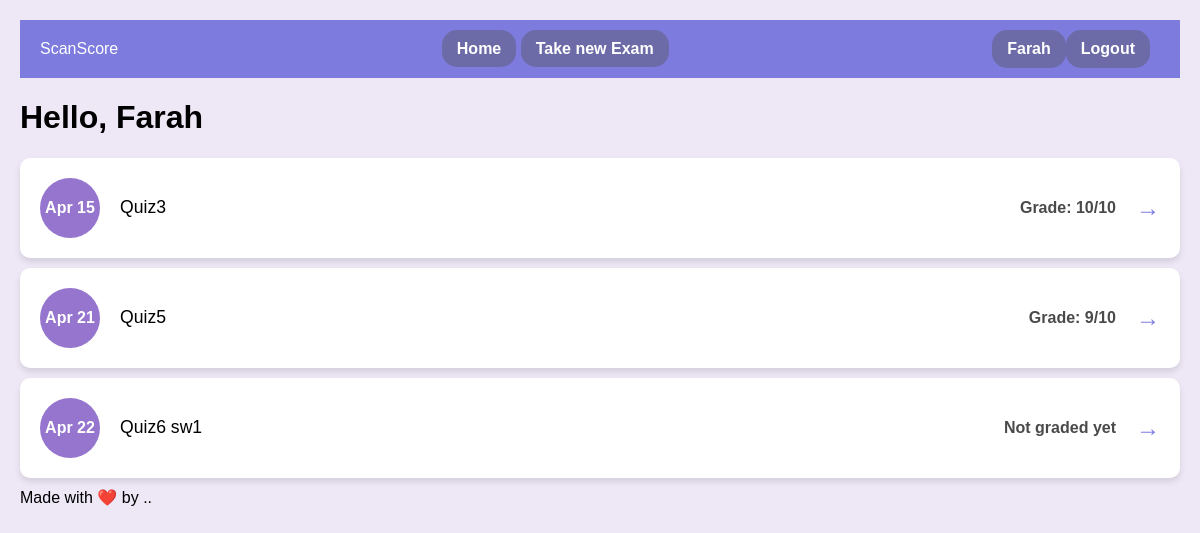
The page /student_dashboard/ (signed in) on the database as committed earlier.
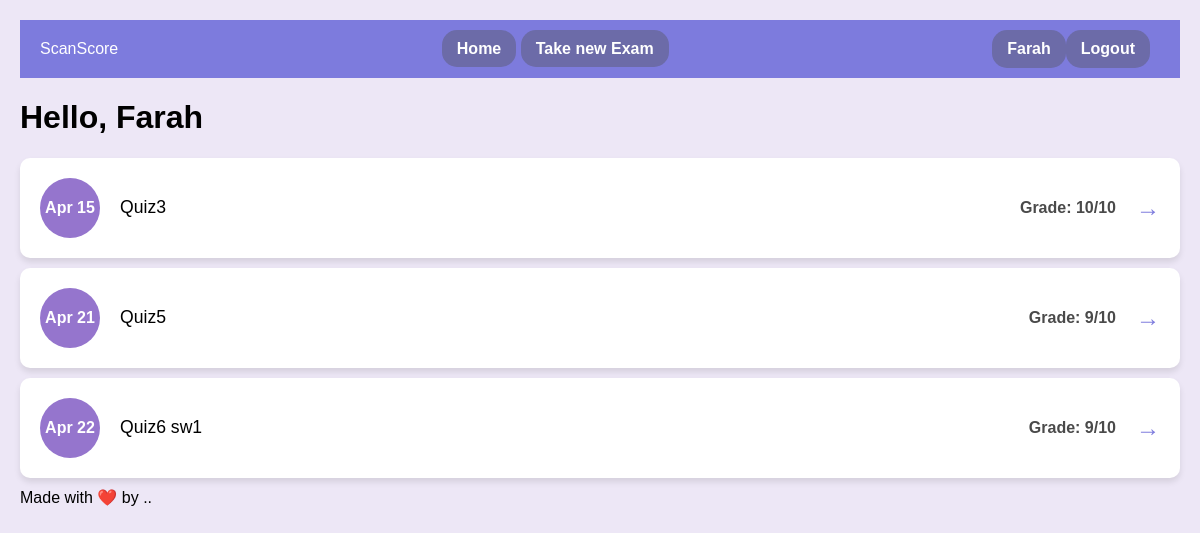
The same page on the database as committed later.
### myapp/models.py (models this page shows)
class ExamSubmission(models.Model):
    exam = models.ForeignKey(Exam, on_delete=models.CASCADE,related_name='submissions') #related name is used to access the submissions of a particular exam
    student = models.ForeignKey(User, on_delete=models.CASCADE,related_name='submissions') #related name is used to access the submissions of a particular student
    student_answer = models.TextField(max_length=10000)
    score = models.IntegerField()
    time_submitted = models.DateTimeField(auto_now_add=True)
    is_graded = models.BooleanField(default=False)
    is_approved = models.BooleanField(default=False) #If the teacher approves the grade , this will be set to true and then the student can see the grade

class Exam(models.Model):
    name = models.CharField(max_length=100)
    teacher = models.ForeignKey(User, on_delete=models.CASCADE)
    question= models.TextField(max_length=10000)
    model_answer = models.TextField(max_length=10000)
    keywordsList = models.TextField(max_length=10000,null=True,blank=True)
    is_active = models.BooleanField(default=False)
    time_created = models.DateTimeField(auto_now_add=True)
    time_updated = models.DateTimeField(auto_now=True)

### myapp/views.py (the view)
# urls.py: path('student_dashboard/', views.student_dashboard, name='student_dashboard'),
def student_dashboard(request):
    if not hasattr(request.user, 'student'): # Check if the user is a student
        return HttpResponseForbidden("You are not authorized to view this page.")
    student_submissions = ExamSubmission.objects.filter(student=request.user)
    return render(request, 'myapp/student/student_dashboard.html', {'student_submissions': student_submissions})

### templates/myapp/student/student_dashboard.html
{% extends "myapp/student/student-base.html" %}
{% block content %}
<h1>Hello, {{ user.first_name }}</h1>
<div class="exam-list">
    {% for submission in student_submissions %}
    <div class="exam-item">
        <div class="exam-date" style="background-color: #9575CD;">{{ submission.time_submitted|date:"M d" }}</div>
        <div class="exam-title">{{ submission.exam.name }}</div>
        {% if submission.is_approved %}
        <div class="exam-grade">Grade: {{ submission.score }}/10</div>
        {% else %}
            <div class="exam-grade">Not graded yet</div>
        {% endif %}
        <div class="arrow" onclick="location.href='{% url 'view_exam' submission.exam.id %}'">→</div>
    </div>
    {% empty %}
    <p>No exams submitted yet.</p>
    {% endfor %}
</div>
{% endblock %}

Rows that differ between the two databases and show on the page:
changed ExamSubmission "Apr 22": score (not shown) → "9"; is_approved "Not graded yet" → "Grade: /10"
